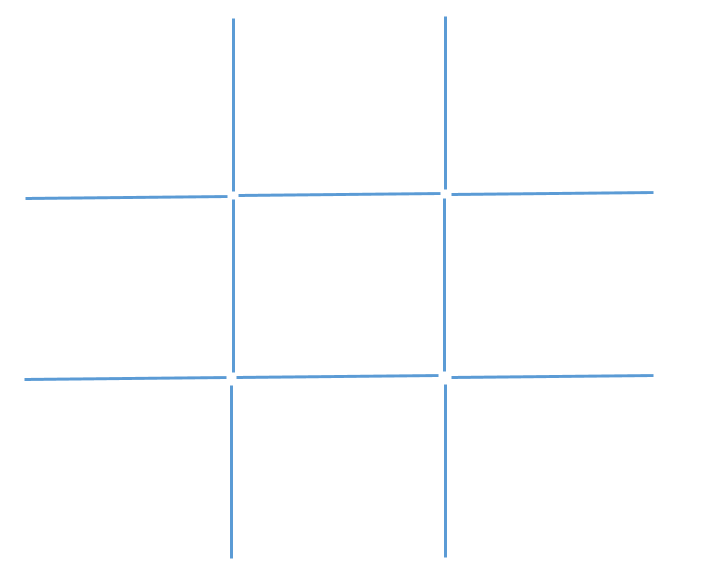
#> input picture Resources/grid.png, 722 x 577 px, found by its file name
$ python 'Crop & Resizing.py'
#> lines starting #> are read from the running program, lines starting #| are printed output that depends on the picture
import cv2

img = cv2.imread("Resources/grid.png")
#> img is the input picture: shape (577, 722, 3); mean B, G, R 254.3, 253.4, 252.4
print(img.shape) # (Height,Width,bgr)
#| (577, 722, 3)
imgResize = cv2.resize(img,(400,300)) # (src,(Width,Height))
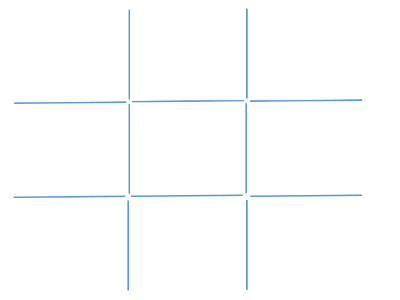
#> imgResize: shape (300, 400, 3); mean B, G, R 254.3, 253.4, 252.4
imgResize2 = cv2.resize(img,(722,577)) # (Width , Height)
cv2.imshow("Normal",img)
cv2.imshow("Res",imgResize)
cv2.imshow("Res_2",imgResize2)

imgCrop = img[10:600,10:500]  # [height_min:height_max,width_min:width_max]
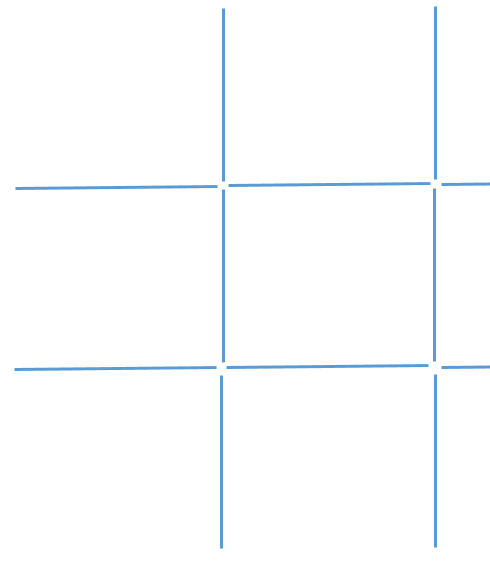
#> imgCrop: shape (567, 490, 3); mean B, G, R 254.1, 252.9, 251.6

cv2.imshow("Croped",imgCrop)
cv2.waitKey(0)
